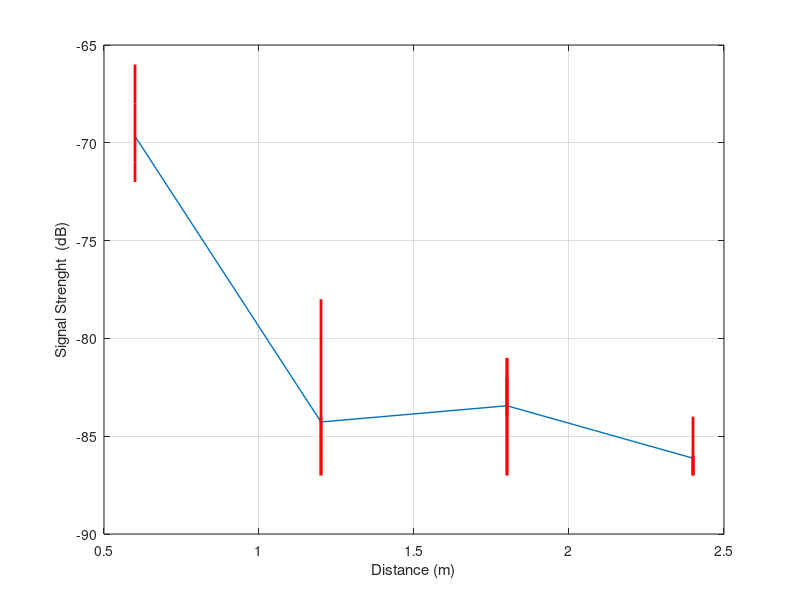
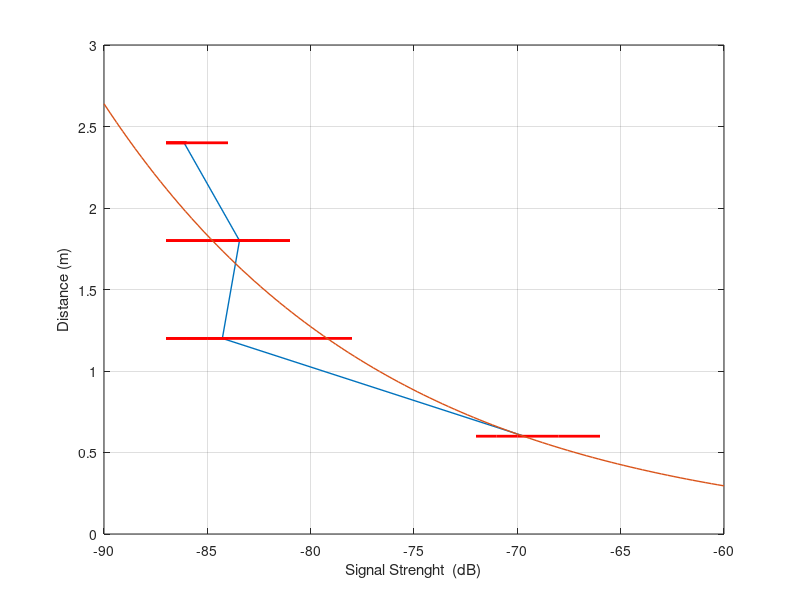
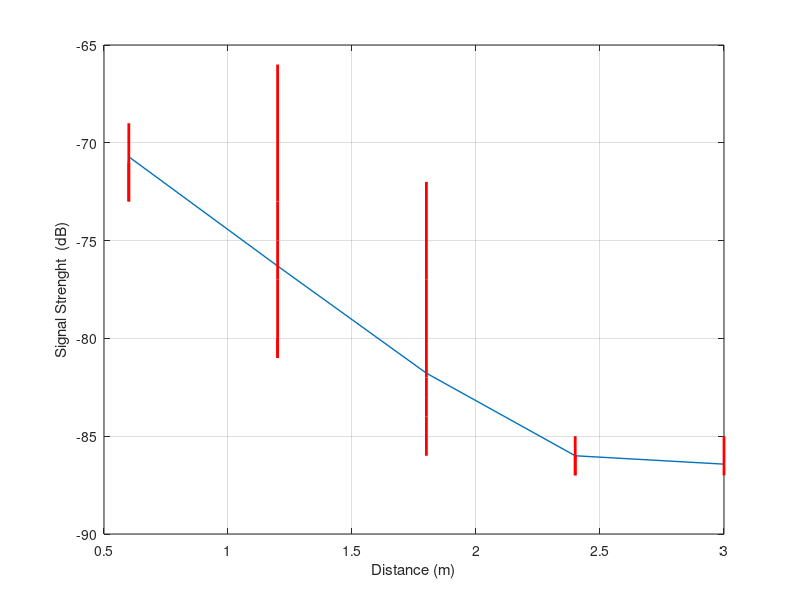
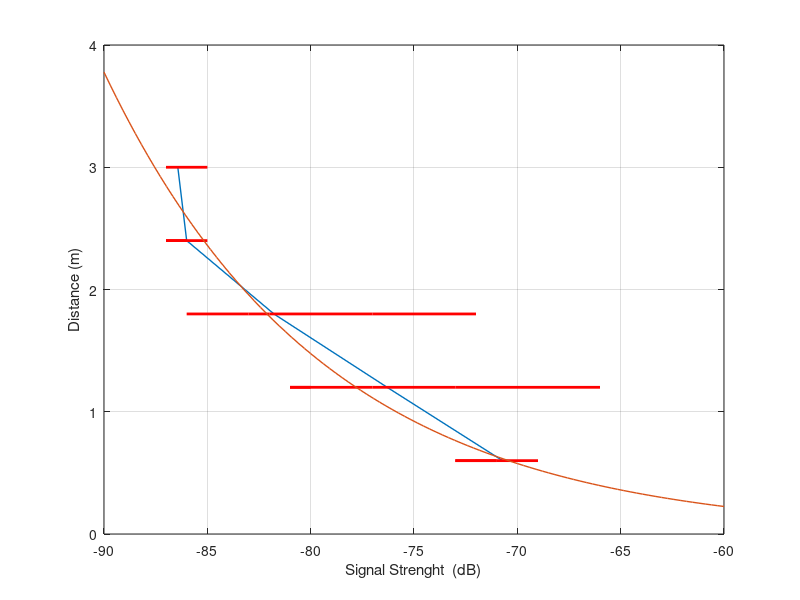

Write the MATLAB code that produced these figures, in order.
% node8263

v_d_real = [1 2 3 4]*0.6;
dist_real = ones(11,4);
for i = 1:4
    dist_real(:,i) = dist_real(:,i)*i*0.6;
end  

prom_node_8263 = [sum(-66 -68 -70 -71 -71 -72)/6;
        sum(-78 -78 -85 -86 -86 -87 -87 -87 -85 -84 -84)/11;
        sum(-82 -83 -81 -82 -84 -83 -87 -85 -84)/9;
        sum(-84 -86 -86 -87 -86 -86 -87 -87)/8]
    
load('node_8263')

figure
set(gca,'FontSize',11); set(gcf,'Color','White');
plot(v_d_real,prom_node_8263,'LineWidth',1)
hold on
plot(dist_real,node8263,'-r','LineWidth',2)
xlabel('Distance (m)')
ylabel('Signal Strenght  (dB)')
grid on


% Modelo Distancia funcion RSSI node8263
% y = 0,0037e-0,073x

n_datos = 100;
v_dist_sim = linspace(-90,-60,n_datos);
for j = 1:length(v_dist_sim)
    dis_modelo(j) = 0.0037*exp(-0.073 * v_dist_sim(j)); 
end


figure
set(gca,'FontSize',11); set(gcf,'Color','White');
plot(prom_node_8263,v_d_real,'LineWidth',1)
hold on
plot(node8263,dist_real,'-r','LineWidth',2)
plot(v_dist_sim,dis_modelo,'LineWidth',1)
ylabel('Distance (m)')
xlabel('Signal Strenght  (dB)')
grid on

%%

% node11392
v_d_real = [1 2 3 4 5]*0.6;
dist_real = ones(10,5);
for i = 1:5
    dist_real(:,i) = dist_real(:,i)*i*0.6;
end  

prom_node_11392 = [-70.71428571	-76.3	-81.77777778	-86	-86.42857143];

load('node_11392')

figure
set(gca,'FontSize',11); set(gcf,'Color','White');
plot(v_d_real,prom_node_11392,'LineWidth',1)
hold on
plot(dist_real,node11392,'-r','LineWidth',2)
xlabel('Distance (m)')
ylabel('Signal Strenght  (dB)')
grid on

% Modelo Distancia funcion RSSI node11392
% y = 0,0008e-0,094x

n_datos = 100;
v_dist_sim = linspace(-90,-60,n_datos);
for j = 1:length(v_dist_sim)
    dis_modelo(j) = 0.0008*exp(-0.094 * v_dist_sim(j)); 
end

figure
set(gca,'FontSize',11); set(gcf,'Color','White');
plot(prom_node_11392,v_d_real,'LineWidth',1)
hold on
plot(node11392,dist_real,'-r','LineWidth',2)
plot(v_dist_sim,dis_modelo,'LineWidth',1)
ylabel('Distance (m)')
xlabel('Signal Strenght  (dB)')
grid on
